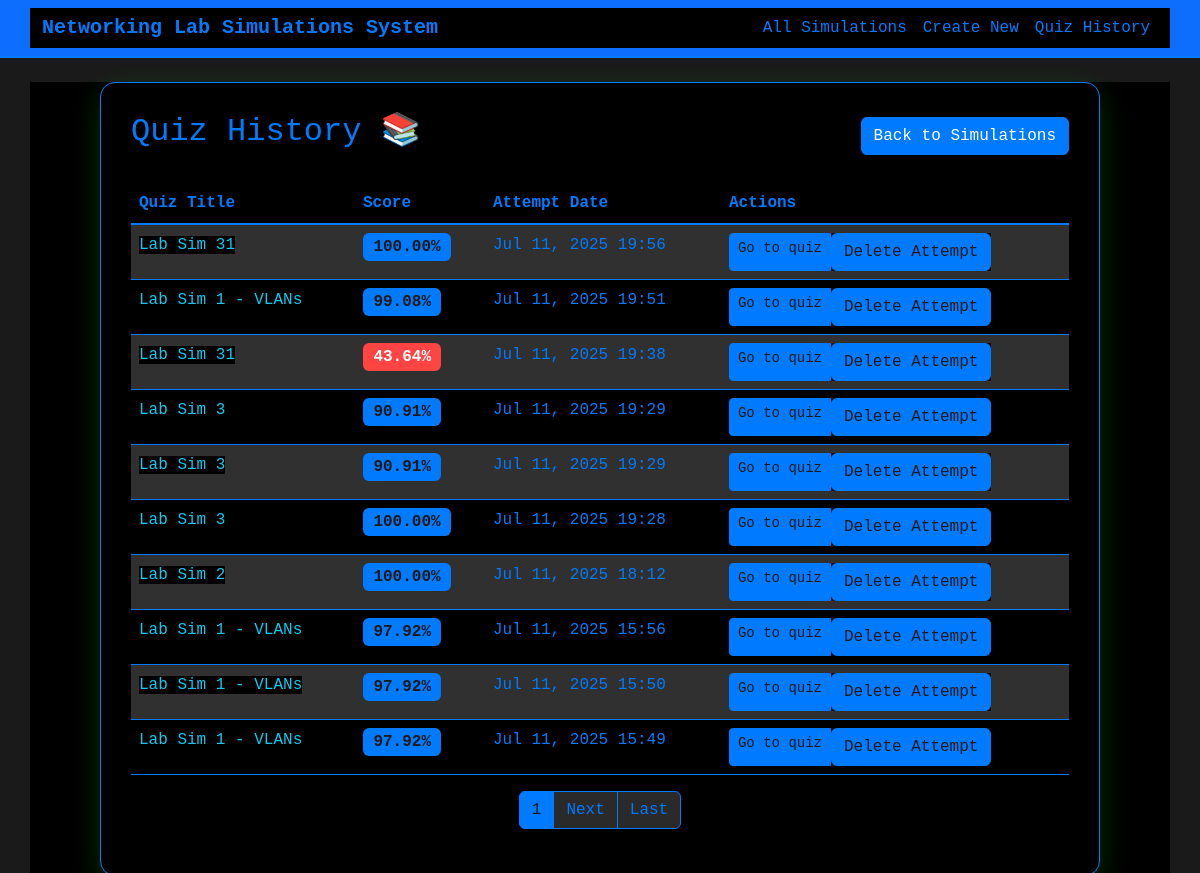
The app's page /quiz_history/, older data.
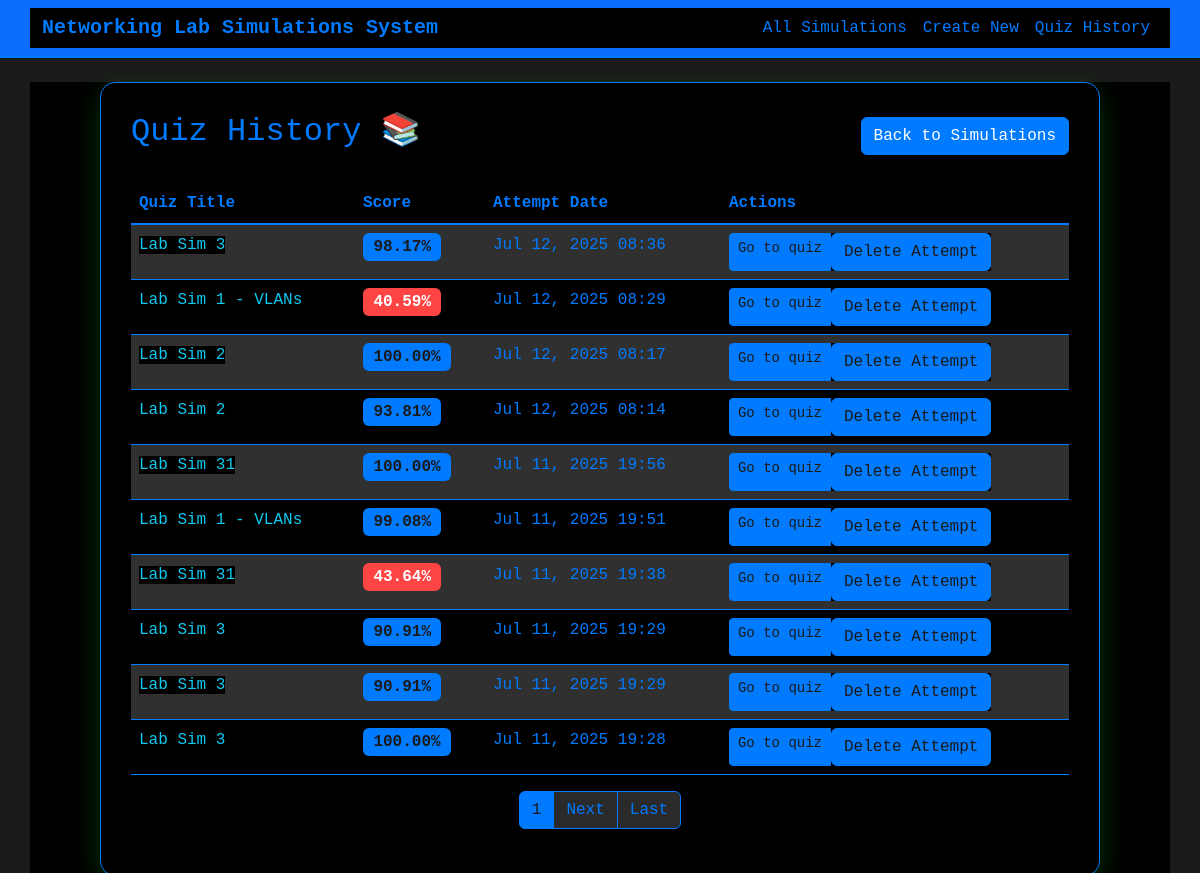
The same page, newer data.
### lab_simulations/models.py (models this page shows, shortened)
class QuizAttempt(models.Model):
    simulation = models.ForeignKey(LabSimulation, on_delete=models.CASCADE, related_name='attempts')
    score = models.DecimalField(max_digits=5, decimal_places=2)
    attempt_date = models.DateTimeField(auto_now_add=True)
    class Meta:
        ordering = ['-attempt_date']

class LabSimulation(models.Model):
    title = models.CharField(max_length=200)
    image = models.ImageField(upload_to='uploads/', help_text="Upload network topology image")
    task = models.TextField(help_text="Enter the task description")
    questions = models.TextField(help_text="Enter the questions (one per line or paragraph)")
    lab_answers = models.TextField(help_text="Enter the correct lab answers")
    user_answers = models.TextField(blank=True, help_text="User's submitted answers")
    created_at = models.DateTimeField(auto_now_add=True)
    updated_at = models.DateTimeField(auto_now=True)
    class Meta:
        ordering = ['-created_at']
    _COMMAND_EQUIVALENCIES = {
        'copy running-config startup-config': 'wr',
        'copy running-config start-up-config': 'wr',
        'copy running start': 'wr',
        'write memory': 'wr',
        'write mem': 'wr',
        'wr': 'wr',
        'configure terminal': 'conf t',
        'config t': 'conf t',
        'conf t': 'conf t',
        'interface': 'int',
        'int': 'int',
        'enable': 'en',
        'en': 'en',
        'no shutdown': 'no shut',
        'no shut': 'no shut',
        'exit': 'exit',
        'end': 'end',
        'line': 'line',
    }
    _SORTED_EQUIVALENCY_KEYS = sorted(_COMMAND_EQUIVALENCIES.keys(), key=len, reverse=True)

### lab_simulations/views.py (the view)
# urls.py: path('quiz_history/', views.QuizHistoryView.as_view(), name='quiz_history'),
class QuizHistoryView(ListView):
    model = QuizAttempt
    template_name = 'lab_simulations/quiz_history.html'
    context_object_name = 'quiz_attempts'
    paginate_by = 10
    def get_queryset(self):
        return QuizAttempt.objects.all().order_by('-attempt_date')

### lab_simulations/templates/lab_simulations/quiz_history.html (shortened to what this page needs)
{% extends 'lab_simulations/base.html' %}
{% block content %}
<div class="quiz-container">
    <div class="row">
        <div class="col-md-12">
            <div class="d-flex justify-content-between align-items-center mb-4">
                <h2>Quiz History 📚</h2>
                <a href="{% url 'simulation_list' %}" class="btn btn-primary">Back to Simulations</a>
            </div>
            {% if quiz_attempts %}
            <div class="table-responsive">
                <table class="table table-hover table-striped text-white">
                    <thead class="table-primary">
                        <tr>
                            <th scope="col">Quiz Title</th>
                            <th scope="col">Score</th>
                            <th scope="col">Attempt Date</th>
                            <th scope="col">Actions</th>
                        </tr>
                    </thead>
                    <tbody>
                        {% for attempt in quiz_attempts %}
                        <tr>
                            <td><a href="{% url 'simulation_detail' attempt.simulation.pk %}" class="text-decoration-none text-info">{{ attempt.simulation.title }}</a></td>
                            <td>
                                <span class="badge bg-{% if attempt.score >= 70 %}success{% elif attempt.score >= 50 %}warning{% else %}danger{% endif %} fs-6">
                                    {{ attempt.score }}%
                                </span>
                            </td>
                            <td>{{ attempt.attempt_date|date:"M d, Y H:i" }}</td>
                            <td>
                                <div class="btn-group" role="group">
                                    <a href="{% url 'quiz_results' attempt.simulation.pk %}" class="btn btn-sm btn-outline-info">Go to quiz</a>
                                    <form method="post" action="{% url 'delete_quiz_attempt' attempt.pk %}" class="d-inline"
                                          onsubmit="return confirm('Are you sure you want to delete this quiz attempt for {{ attempt.simulation.title|escapejs }}? This action cannot be undone.')">
                                        <button type="submit" class="btn btn-outline-danger"
                                                title="Delete this quiz attempt">
                                             Delete Attempt
                                        </button>
                                    </form>
                                </div>
                            </td>
                        </tr>
                        {% endfor %}
                    </tbody>
                </table>
            </div>
            {% if is_paginated %}
                <nav aria-label="Page navigation">
                    <ul class="pagination justify-content-center">
                        <li class="page-item active"><span class="page-link">{{ page_obj.number }}</span></li>
                        {% if page_obj.has_next %}
                            <li class="page-item"><a class="page-link" href="?page={{ page_obj.next_page_number }}">Next</a></li>
                            <li class="page-item"><a class="page-link" href="?page={{ page_obj.paginator.num_pages }}">Last</a></li>
                        {% endif %}
                    </ul>
                </nav>
            {% endif %}
            {% else %}
            <div class="alert alert-info text-center" role="alert">
                <h4 class="alert-heading">No Quiz Attempts Yet!</h4>
                <p>It looks like you haven't taken any quizzes. Start by going to the <a href="{% url 'simulation_list' %}" class="alert-link">Simulations List</a> and taking a quiz!</p>
            </div>
            {% endif %}
        </div>
    </div>
</div>
{% endblock %}

Row changes from the older to the newer data that the page shows:
no longer on this page (row unchanged): QuizAttempt: simulation "Lab Sim 2", score "100.00", attempt_date "Jul 11, 2025 18:12"
no longer on this page (row unchanged): QuizAttempt: simulation "Lab Sim 1 - VLANs", score "97.92", attempt_date "Jul 11, 2025 15:56"
no longer on this page (row unchanged): QuizAttempt: simulation "Lab Sim 1 - VLANs", score "97.92", attempt_date "Jul 11, 2025 15:50"
no longer on this page (row unchanged): QuizAttempt: simulation "Lab Sim 1 - VLANs", score "97.92", attempt_date "Jul 11, 2025 15:49"
added QuizAttempt: simulation "Lab Sim 3", score "98.17", attempt_date "Jul 12, 2025 08:36"
added QuizAttempt: simulation "Lab Sim 1 - VLANs", score "40.59", attempt_date "Jul 12, 2025 08:29"
added QuizAttempt: simulation "Lab Sim 2", score "100.00", attempt_date "Jul 12, 2025 08:17"
added QuizAttempt: simulation "Lab Sim 2", score "93.81", attempt_date "Jul 12, 2025 08:14"
